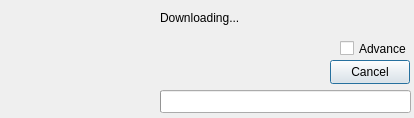
<?xml version="1.0" encoding="UTF-8"?>
<ui version="4.0">
 <class>updater</class>
 <widget class="QDialog" name="updater">
  <property name="geometry">
   <rect>
    <x>0</x>
    <y>0</y>
    <width>414</width>
    <height>118</height>
   </rect>
  </property>
  <property name="windowTitle">
   <string>Download Progress</string>
  </property>
  <widget class="QProgressBar" name="progressBar">
   <property name="geometry">
    <rect>
     <x>160</x>
     <y>90</y>
     <width>251</width>
     <height>23</height>
    </rect>
   </property>
  </widget>
  <widget class="QCheckBox" name="checkBox">
   <property name="geometry">
    <rect>
     <x>340</x>
     <y>40</y>
     <width>71</width>
     <height>17</height>
    </rect>
   </property>
   <property name="text">
    <string>Advance</string>
   </property>
  </widget>
  <widget class="QLabel" name="labelMessage">
   <property name="geometry">
    <rect>
     <x>160</x>
     <y>10</y>
     <width>151</width>
     <height>16</height>
    </rect>
   </property>
   <property name="text">
    <string>Downloading...</string>
   </property>
  </widget>
  <widget class="QTextEdit" name="textEdit">
   <property name="geometry">
    <rect>
     <x>0</x>
     <y>120</y>
     <width>411</width>
     <height>70</height>
    </rect>
   </property>
  </widget>
  <widget class="QLabel" name="imageLabel">
   <property name="geometry">
    <rect>
     <x>0</x>
     <y>10</y>
     <width>141</width>
     <height>101</height>
    </rect>
   </property>
   <property name="text">
    <string/>
   </property>
  </widget>
  <widget class="QPushButton" name="cancelButton">
   <property name="geometry">
    <rect>
     <x>330</x>
     <y>60</y>
     <width>80</width>
     <height>24</height>
    </rect>
   </property>
   <property name="text">
    <string>Cancel</string>
   </property>
   <property name="autoDefault">
    <bool>true</bool>
   </property>
  </widget>
 </widget>
 <resources/>
 <connections/>
</ui>
